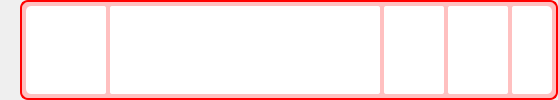
           <widget class="QFrame" name="frm_a1">
            <property name="sizePolicy">
             <sizepolicy hsizetype="Expanding" vsizetype="Expanding">
              <horstretch>0</horstretch>
              <verstretch>0</verstretch>
             </sizepolicy>
            </property>
            <property name="minimumSize">
             <size>
              <width>0</width>
              <height>0</height>
             </size>
            </property>
            <property name="frameShape">
             <enum>QFrame::NoFrame</enum>
            </property>
            <property name="frameShadow">
             <enum>QFrame::Raised</enum>
            </property>
            <layout class="QHBoxLayout" name="horizontalLayout_13">
             <property name="spacing">
              <number>2</number>
             </property>
             <property name="leftMargin">
              <number>0</number>
             </property>
             <property name="topMargin">
              <number>0</number>
             </property>
             <property name="rightMargin">
              <number>0</number>
             </property>
             <property name="bottomMargin">
              <number>0</number>
             </property>
             <item>
              <widget class="QWidget" name="icon_a1" native="true">
               <property name="sizePolicy">
                <sizepolicy hsizetype="Fixed" vsizetype="Fixed">
                 <horstretch>0</horstretch>
                 <verstretch>0</verstretch>
                </sizepolicy>
               </property>
               <property name="minimumSize">
                <size>
                 <width>18</width>
                 <height>18</height>
                </size>
               </property>
               <property name="styleSheet">
                <string notr="true"/>
               </property>
              </widget>
             </item>
             <item>
              <widget class="QFrame" name="frm_a1_0">
               <property name="sizePolicy">
                <sizepolicy hsizetype="Expanding" vsizetype="Expanding">
                 <horstretch>0</horstretch>
                 <verstretch>0</verstretch>
                </sizepolicy>
               </property>
               <property name="styleSheet">
                <string notr="true">QFrame #frm_a1_0{
				background-color:rgb(255,192,192);
				border: 2px solid rgb(255,0,0);
				border-radius: 8px;
}</string>
               </property>
               <property name="frameShape">
                <enum>QFrame::NoFrame</enum>
               </property>
               <property name="frameShadow">
                <enum>QFrame::Plain</enum>
               </property>
               <layout class="QHBoxLayout" name="horizontalLayout_19">
                <property name="spacing">
                 <number>4</number>
                </property>
                <property name="leftMargin">
                 <number>4</number>
                </property>
                <property name="topMargin">
                 <number>4</number>
                </property>
                <property name="rightMargin">
                 <number>4</number>
                </property>
                <property name="bottomMargin">
                 <number>4</number>
                </property>
                <item>
                 <widget class="QLabel" name="lab_a_id">
                  <property name="sizePolicy">
                   <sizepolicy hsizetype="Fixed" vsizetype="Expanding">
                    <horstretch>0</horstretch>
                    <verstretch>0</verstretch>
                   </sizepolicy>
                  </property>
                  <property name="minimumSize">
                   <size>
                    <width>80</width>
                    <height>0</height>
                   </size>
                  </property>
                  <property name="baseSize">
                   <size>
                    <width>100</width>
                    <height>0</height>
                   </size>
                  </property>
                  <property name="styleSheet">
                   <string notr="true">border: none;
border-top-left-radius: 5px;
border-bottom-left-radius: 5px;
border-top-right-radius: 2px;
border-bottom-right-radius: 2px;
background-color:white;
padding: 2px;
color: rgb(255,0,0);</string>
                  </property>
                  <property name="frameShape">
                   <enum>QFrame::NoFrame</enum>
                  </property>
                  <property name="text">
                   <string/>
                  </property>
                  <property name="alignment">
                   <set>Qt::AlignCenter</set>
                  </property>
                 </widget>
                </item>
                <item>
                 <widget class="QLabel" name="lab_a_name">
                  <property name="sizePolicy">
                   <sizepolicy hsizetype="Expanding" vsizetype="Expanding">
                    <horstretch>0</horstretch>
                    <verstretch>0</verstretch>
                   </sizepolicy>
                  </property>
                  <property name="minimumSize">
                   <size>
                    <width>270</width>
                    <height>0</height>
                   </size>
                  </property>
                  <property name="baseSize">
                   <size>
                    <width>270</width>
                    <height>0</height>
                   </size>
                  </property>
                  <property name="styleSheet">
                   <string notr="true">border: none;
border-radius: 2px;
background-color:white;
padding: 2px;
color: rgb(255,0,0);</string>
                  </property>
                  <property name="frameShape">
                   <enum>QFrame::NoFrame</enum>
                  </property>
                  <property name="text">
                   <string/>
                  </property>
                  <property name="alignment">
                   <set>Qt::AlignCenter</set>
                  </property>
                 </widget>
                </item>
                <item>
                 <widget class="QLabel" name="lab_a_z">
                  <property name="sizePolicy">
                   <sizepolicy hsizetype="Fixed" vsizetype="Expanding">
                    <horstretch>0</horstretch>
                    <verstretch>0</verstretch>
                   </sizepolicy>
                  </property>
                  <property name="minimumSize">
                   <size>
                    <width>60</width>
                    <height>0</height>
                   </size>
                  </property>
                  <property name="baseSize">
                   <size>
                    <width>50</width>
                    <height>0</height>
                   </size>
                  </property>
                  <property name="styleSheet">
                   <string notr="true">border: none;
border-radius: 2px;
background-color:white;
padding: 2px;
color: rgb(255,0,0);</string>
                  </property>
                  <property name="frameShape">
                   <enum>QFrame::NoFrame</enum>
                  </property>
                  <property name="text">
                   <string/>
                  </property>
                  <property name="alignment">
                   <set>Qt::AlignCenter</set>
                  </property>
                 </widget>
                </item>
                <item>
                 <widget class="QLabel" name="lab_a_h">
                  <property name="sizePolicy">
                   <sizepolicy hsizetype="Fixed" vsizetype="Expanding">
                    <horstretch>0</horstretch>
                    <verstretch>0</verstretch>
                   </sizepolicy>
                  </property>
                  <property name="minimumSize">
                   <size>
                    <width>60</width>
                    <height>0</height>
                   </size>
                  </property>
                  <property name="baseSize">
                   <size>
                    <width>50</width>
                    <height>0</height>
                   </size>
                  </property>
                  <property name="styleSheet">
                   <string notr="true">border: none;
border-radius: 2px;
background-color:white;
padding: 2px;
color: rgb(255,0,0);</string>
                  </property>
                  <property name="frameShape">
                   <enum>QFrame::NoFrame</enum>
                  </property>
                  <property name="text">
                   <string/>
                  </property>
                  <property name="alignment">
                   <set>Qt::AlignCenter</set>
                  </property>
                 </widget>
                </item>
                <item>
                 <widget class="QLabel" name="lab_a_r">
                  <property name="sizePolicy">
                   <sizepolicy hsizetype="Fixed" vsizetype="Expanding">
                    <horstretch>0</horstretch>
                    <verstretch>0</verstretch>
                   </sizepolicy>
                  </property>
                  <property name="minimumSize">
                   <size>
                    <width>40</width>
                    <height>0</height>
                   </size>
                  </property>
                  <property name="baseSize">
                   <size>
                    <width>50</width>
                    <height>0</height>
                   </size>
                  </property>
                  <property name="styleSheet">
                   <string notr="true">border: none;
border-top-left-radius: 2px;
border-bottom-left-radius: 2px;
border-top-right-radius: 5px;
border-bottom-right-radius: 5px;
background-color:white;
padding: 2px;
color: rgb(255,0,0);</string>
                  </property>
                  <property name="text">
                   <string/>
                  </property>
                  <property name="alignment">
                   <set>Qt::AlignCenter</set>
                  </property>
                 </widget>
                </item>
               </layout>
              </widget>
             </item>
            </layout>
           </widget>
